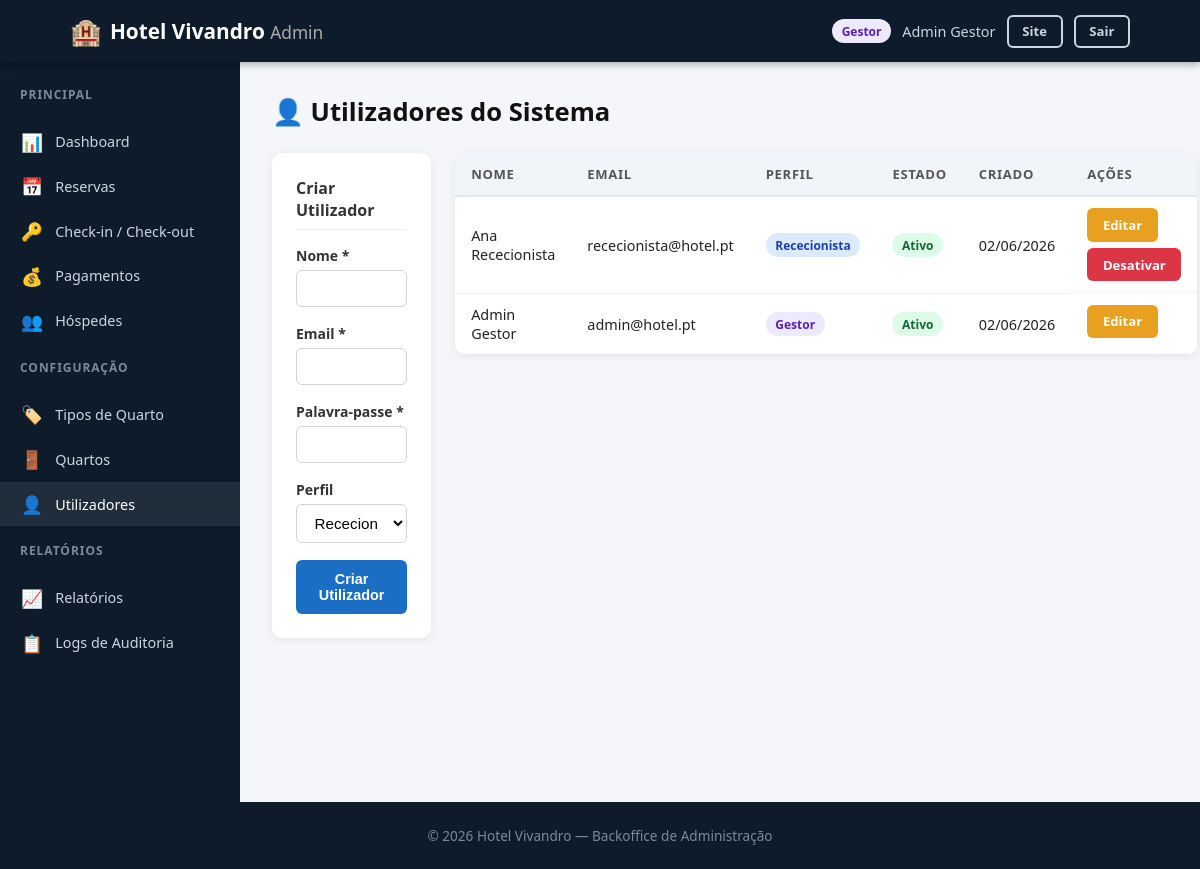
The page /backend/admin/users.php (signed in) on the database its author committed.
### tables this page shows
CREATE TABLE users (
    id          INT AUTO_INCREMENT PRIMARY KEY,
    name        VARCHAR(100)  NOT NULL,
    email       VARCHAR(150)  NOT NULL UNIQUE,
    password_hash VARCHAR(255) NOT NULL,
    role        ENUM('client','receptionist','manager') NOT NULL DEFAULT 'client',
    document_type ENUM('cc','passport','other') DEFAULT NULL,
    document_number VARCHAR(50) DEFAULT NULL,
    nif         VARCHAR(9)    DEFAULT NULL,
    phone       VARCHAR(20)   DEFAULT NULL,
    status      ENUM('active','inactive') NOT NULL DEFAULT 'active',
    created_at  DATETIME      NOT NULL DEFAULT CURRENT_TIMESTAMP
);

### backend/includes/auth.php (called while the page is built, shortened)
<?php
require_once __DIR__ . '/functions.php';
function isLoggedIn(): bool {
    return isset($_SESSION['user_id']);
}
function currentUser(): ?array {
    static $user = null;
    if ($user === null) {
        $pdo = getDB();
        $stmt = $pdo->prepare('SELECT * FROM users WHERE id = ? AND status = "active"');
        $stmt->execute([$_SESSION['user_id']]);
        $user = $stmt->fetch() ?: null;
    }
    return $user;
}
function requireRole(string ...$roles): void {
    $user = currentUser();
}

### backend/includes/functions.php (called while the page is built, shortened)
<?php
function e(mixed $val): string {
    return htmlspecialchars((string)$val, ENT_QUOTES, 'UTF-8');
}
function formatDate(string $date): string {
    return date('d/m/Y', strtotime($date));
}

### backend/admin/users.php (the view, shortened to what this page needs)
<?php
require_once __DIR__ . '/../includes/functions.php';
require_once __DIR__ . '/../includes/auth.php';
requireRole('manager');
$pdo = getDB();
$errors = [];
$users    = $pdo->query('SELECT * FROM users WHERE role != "client" ORDER BY role, name')->fetchAll();
$editUser = null;
include __DIR__ . '/../includes/admin_header.php';
?>
<div class="admin-page-title">👤 Utilizadores do Sistema</div>
<div class="grid-2" style="gap:1.5rem">
    <div class="detail-card">
        <?php if ($editUser): ?>
        <h3>Editar: <?= e($editUser['name']) ?></h3>
        <?php foreach ($errors as $e_): ?><div class="alert alert-error"><?= e($e_) ?></div><?php endforeach; ?>
        <form method="post" style="margin-top:.75rem">
            <input type="hidden" name="csrf_token" value="<?= e(csrf()) ?>">
            <input type="hidden" name="_action" value="edit_user">
            <input type="hidden" name="edit_id" value="<?= $editUser['id'] ?>">
            <div class="form-group"><label class="form-label">Nome *</label><input type="text" name="name" class="form-control" value="<?= e($editUser['name']) ?>" required></div>
            <div class="form-group"><label class="form-label">Email *</label><input type="email" name="email" class="form-control" value="<?= e($editUser['email']) ?>" required></div>
            <div class="form-group"><label class="form-label">Nova Palavra-passe <span style="font-weight:400;color:#888">(deixar em branco para manter)</span></label><input type="password" name="password" class="form-control" minlength="6"></div>
            <div style="display:flex;gap:.75rem">
                <a href="users.php" class="btn btn-secondary">Cancelar</a>
                <button type="submit" class="btn btn-primary">Guardar</button>
            </div>
        </form>
        <?php else: ?>
        <h3>Criar Utilizador</h3>
        <form method="post" style="margin-top:.75rem">
            <div class="form-group"><label class="form-label">Nome *</label><input type="text" name="name" class="form-control" required></div>
            <div class="form-group"><label class="form-label">Email *</label><input type="email" name="email" class="form-control" required></div>
            <div class="form-group"><label class="form-label">Palavra-passe *</label><input type="password" name="password" class="form-control" required></div>
            <div class="form-group">
                <label class="form-label">Perfil</label>
                <select name="role" class="form-control">
                    <option value="receptionist">Rececionista</option>
                </select>
            </div>
            <button type="submit" class="btn btn-primary">Criar Utilizador</button>
        </form>
        <?php endif; ?>
    </div>
    <div>
        <div class="table-wrapper">
            <table>
                <thead><tr><th>Nome</th><th>Email</th><th>Perfil</th><th>Estado</th><th>Criado</th><th>Ações</th></tr></thead>
                <tbody>
                <?php foreach ($users as $u): ?>
                <tr>
                    <td><?= e($u['name']) ?></td>
                    <td><?= e($u['email']) ?></td>
                    <td><span class="badge status-<?= e($u['role']) ?>"><?= ['manager'=>'Gestor','receptionist'=>'Rececionista'][$u['role']] ?? $u['role'] ?></span></td>
                    <td><span class="badge <?= $u['status']==='active'?'badge-green':'badge-red' ?>"><?= $u['status']==='active'?'Ativo':'Inativo' ?></span></td>
                    <td><?= e(formatDate($u['created_at'])) ?></td>
                    <td class="td-actions">
                        <a href="?edit=<?= $u['id'] ?>" class="btn btn-sm btn-warning">Editar</a>
                        <?php if ($u['id'] !== currentUser()['id']): ?>
                        <a href="?toggle=<?= $u['id'] ?>" class="btn btn-sm <?= $u['status']==='active'?'btn-danger':'btn-success' ?>"
                            data-confirm="<?= $u['status']==='active'?'Desativar utilizador?':'Reativar utilizador?' ?>"><?= $u['status']==='active'?'Desativar':'Reativar' ?></a>
                        <?php endif; ?>
                    </td>
                </tr>
                <?php endforeach; ?>
                </tbody>
            </table>
        </div>
    </div>
</div>
<?php include __DIR__ . '/../includes/admin_footer.php'; ?>

### backend/includes/admin_header.php (shortened to what this page needs)
<?php
require_once __DIR__ . '/functions.php';
require_once __DIR__ . '/auth.php';
$_currentUser = currentUser();
$_role = $_currentUser['role'];
$_isManager = $_role === 'manager';
$currentFile = basename($_SERVER['PHP_SELF']);
?>
<!DOCTYPE html>
<html lang="pt">
<head>
    <link rel="stylesheet" href="<?= BASE_URL ?>/assets/css/style.css">
</head>
<body>
<header class="site-header">
    <div class="container header-inner">
        <a href="<?= BASE_URL ?>/admin/index.php" class="logo">
            <span class="logo-icon">🏨</span>
            <span>Hotel Vivandro <small style="font-weight:400;color:#aaa">Admin</small></span>
        </a>
        <div class="nav-user">
            <span class="badge badge-<?= $_isManager ? 'purple' : 'blue' ?>"><?= $_isManager ? 'Gestor' : 'Rececionista' ?></span>
            <span><?= e($_currentUser['name']) ?></span>
            <a href="<?= BASE_URL ?>/index.php" class="btn btn-sm btn-outline">Site</a>
            <a href="<?= BASE_URL ?>/logout.php" class="btn btn-sm btn-outline">Sair</a>
        </div>
    </div>
</header>
<div class="admin-layout">
    <aside class="admin-sidebar">
        <h3>Principal</h3>
        <a href="index.php" class="<?= $currentFile === 'index.php' ? 'active' : '' ?>">
            <span class="nav-icon">📊</span> Dashboard
        </a>
        <a href="reservations.php" class="<?= $currentFile === 'reservations.php' ? 'active' : '' ?>">
            <span class="nav-icon">📅</span> Reservas
        </a>
        <a href="checkin.php" class="<?= $currentFile === 'checkin.php' ? 'active' : '' ?>">
            <span class="nav-icon">🔑</span> Check-in / Check-out
        </a>
        <a href="payments.php" class="<?= $currentFile === 'payments.php' ? 'active' : '' ?>">
            <span class="nav-icon">💰</span> Pagamentos
        </a>
        <a href="guests.php" class="<?= $currentFile === 'guests.php' ? 'active' : '' ?>">
            <span class="nav-icon">👥</span> Hóspedes
        </a>
        <?php if ($_isManager): ?>
        <h3 style="margin-top:1rem">Configuração</h3>
        <a href="room-types.php" class="<?= $currentFile === 'room-types.php' ? 'active' : '' ?>">
            <span class="nav-icon">🏷️</span> Tipos de Quarto
        </a>
        <a href="rooms.php" class="<?= $currentFile === 'rooms.php' ? 'active' : '' ?>">
            <span class="nav-icon">🚪</span> Quartos
        </a>
        <a href="users.php" class="<?= $currentFile === 'users.php' ? 'active' : '' ?>">
            <span class="nav-icon">👤</span> Utilizadores
        </a>
        <h3 style="margin-top:1rem">Relatórios</h3>
        <a href="reports.php" class="<?= $currentFile === 'reports.php' ? 'active' : '' ?>">
            <span class="nav-icon">📈</span> Relatórios
        </a>
        <a href="logs.php" class="<?= $currentFile === 'logs.php' ? 'active' : '' ?>">
            <span class="nav-icon">📋</span> Logs de Auditoria
        </a>
        <?php endif; ?>
    </aside>
    <div class="admin-content">

### backend/assets/css/style.css (style rules this page uses)
*, *::before, *::after { box-sizing: border-box; margin: 0; padding: 0; }
html { font-size: 16px; scroll-behavior: smooth; }
body { font-family: 'Segoe UI', system-ui, sans-serif; background: #f4f6f9; color: #222; min-height: 100vh; display: flex; flex-direction: column; }
a { color: #1a6fc4; text-decoration: none; }
.container { max-width: 1100px; margin: 0 auto; padding: 0 1.25rem; }
.grid-2 { display: grid; grid-template-columns: 1fr 1fr; gap: 1.5rem; }
.site-header { background: #0d1b2a; color: #fff; padding: .85rem 0; position: sticky; top: 0; z-index: 100; box-shadow: 0 2px 8px rgba(0,0,0,.35); }
.header-inner { display: flex; align-items: center; justify-content: space-between; gap: 1rem; }
.logo { display: flex; align-items: center; gap: .5rem; color: #fff; font-size: 1.3rem; font-weight: 700; }
.logo-icon { font-size: 1.6rem; }
.nav-user { display: flex; align-items: center; gap: .7rem; color: #cdd6e0; font-size: .9rem; }
.btn { display: inline-block; padding: .55rem 1.3rem; border-radius: 6px; font-size: .9rem; font-weight: 600; cursor: pointer; border: 2px solid transparent; transition: all .2s; text-align: center; }
.btn-primary { background: #1a6fc4; color: #fff; }
.btn-danger { background: #dc3545; color: #fff; }
.btn-warning { background: #e8a020; color: #fff; }
.btn-outline { background: transparent; border-color: #cdd6e0; color: #cdd6e0; }
.btn-sm { padding: .35rem .85rem; font-size: .82rem; }
.badge { display: inline-block; padding: .2rem .6rem; border-radius: 20px; font-size: .75rem; font-weight: 600; }
.badge-green { background: #dcfce7; color: #166534; }
.badge-purple { background: #ede9fe; color: #5b21b6; }
.form-group { margin-bottom: 1.1rem; }
.form-label { display: block; font-size: .875rem; font-weight: 600; margin-bottom: .3rem; color: #333; }
.form-control { width: 100%; padding: .55rem .85rem; border: 1px solid #ced4da; border-radius: 6px; font-size: .95rem; transition: border-color .2s, box-shadow .2s; background: #fff; }
.table-wrapper { overflow-x: auto; border-radius: 10px; box-shadow: 0 2px 10px rgba(0,0,0,.07); }
table { width: 100%; border-collapse: collapse; background: #fff; }
table th { background: #f1f5f9; padding: .75rem 1rem; text-align: left; font-size: .82rem; font-weight: 700; text-transform: uppercase; letter-spacing: .05em; color: #555; border-bottom: 2px solid #e2e8f0; }
table td { padding: .7rem 1rem; border-bottom: 1px solid #f1f5f9; font-size: .9rem; vertical-align: middle; }
table tr:last-child td { border-bottom: none; }
.td-actions { display: flex; gap: .4rem; flex-wrap: wrap; }
.status-manager { background:#ede9fe; color:#5b21b6; }
.status-receptionist { background:#dbeafe; color:#1e40af; }
.admin-layout { display: flex; min-height: calc(100vh - 60px); }
.admin-sidebar { width: 240px; background: #0d1b2a; color: #cdd6e0; padding: 1.5rem 0; flex-shrink: 0; }
.admin-sidebar h3 { padding: 0 1.25rem 1rem; font-size: .75rem; text-transform: uppercase; letter-spacing: .08em; color: #7a8a99; }
.admin-sidebar a { display: flex; align-items: center; gap: .7rem; padding: .65rem 1.25rem; color: #cdd6e0; font-size: .9rem; transition: all .2s; }
.admin-sidebar a:hover, .admin-sidebar a.active { background: rgba(255,255,255,.08); color: #fff; text-decoration: none; }
.admin-sidebar a .nav-icon { font-size: 1.1rem; width: 1.5rem; text-align: center; }
.admin-content { flex: 1; padding: 2rem; overflow: auto; }
.admin-page-title { font-size: 1.6rem; font-weight: 700; margin-bottom: 1.5rem; color: #111; display: flex; align-items: center; gap: .75rem; justify-content: space-between; }
.detail-card { background: #fff; border-radius: 10px; padding: 1.5rem; box-shadow: 0 2px 10px rgba(0,0,0,.07); }
.detail-card h3 { font-size: 1rem; font-weight: 700; margin-bottom: 1rem; color: #333; border-bottom: 1px solid #eee; padding-bottom: .5rem; }

### rows shown on the page
users: name "Admin Gestor", email "admin@hotel.pt", role "Gestor", status "Ativo", created_at "02/06/2026"
users: name "Ana Rececionista", email "rececionista@hotel.pt", role "Rececionista", status "Ativo", created_at "02/06/2026"
